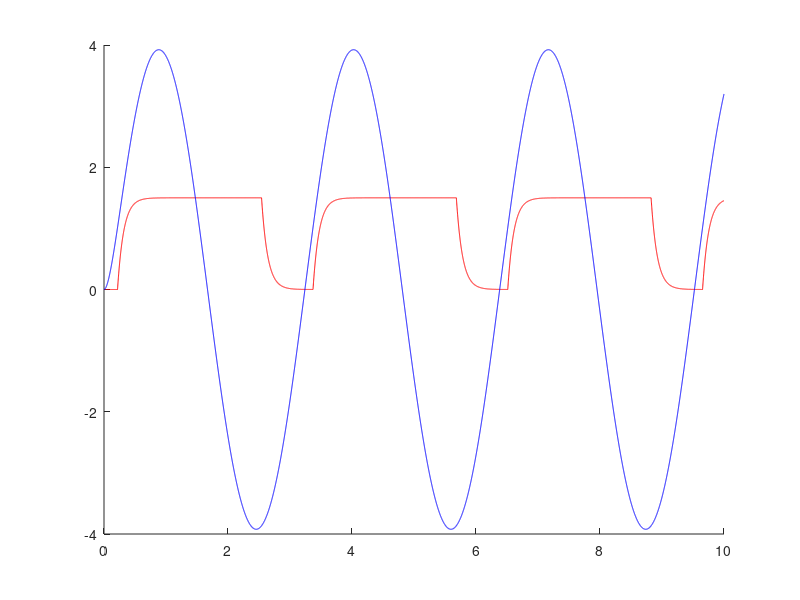

The MATLAB script that drew this image: (Note: this script raises an error after producing the figure.)
clear
clc

R = 100e2;
C = 10e-6;
Ulim = 1;
Period = 1;

%Амплитуда Io
Amplitude = 1.5


tstep = 0.001;
start = 0;
stop = 10;
t = [start:tstep:stop];
Nt = -(start-stop)/tstep+1;
K = tstep/(R*C);


Io = zeros(1,Nt);

%Импульс напряжения
Uin = 4*sin(2*t);

Iout = zeros(1,Nt);
Uout = zeros(1,Nt);
range = zeros(1,Nt);

circuit_num = 1;

for i = 1 : Nt-1
    Iout(i+1) = 1/R * (Uin(i+1)-Uin(i)) + Iout(i) +...
      tstep/(R*C) * (Io(i) - Iout(i));
    Uout(i+1) = tstep/(R*C) * (Uin(i) - Uout(i)) + Uout(i);
    
    if Uout(i) > Ulim
       Io = Amplitude*(t >= t(i) & t <= t(i) + Period);
    end
end

hold on
plot(t, Iout, 'r')
plot(t, Uout, 'b')
yline(Ulim)




